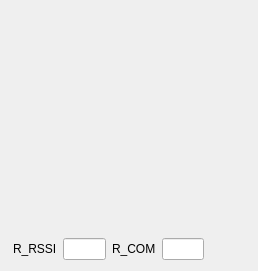
<?xml version="1.0" encoding="UTF-8"?>
<ui version="4.0">
 <class>rcompass</class>
 <widget class="QWidget" name="rcompass">
  <property name="geometry">
   <rect>
    <x>0</x>
    <y>0</y>
    <width>258</width>
    <height>271</height>
   </rect>
  </property>
  <property name="maximumSize">
   <size>
    <width>450</width>
    <height>461</height>
   </size>
  </property>
  <property name="windowTitle">
   <string>rcompass</string>
  </property>
  <layout class="QVBoxLayout" name="verticalLayout">
   <item>
    <widget class="QWidget" name="cwidget" native="true">
     <property name="sizePolicy">
      <sizepolicy hsizetype="Preferred" vsizetype="Expanding">
       <horstretch>0</horstretch>
       <verstretch>0</verstretch>
      </sizepolicy>
     </property>
     <property name="minimumSize">
      <size>
       <width>220</width>
       <height>220</height>
      </size>
     </property>
     <property name="layoutDirection">
      <enum>Qt::LeftToRight</enum>
     </property>
     <property name="autoFillBackground">
      <bool>true</bool>
     </property>
     <layout class="QHBoxLayout" name="horizontalLayout_3"/>
    </widget>
   </item>
   <item>
    <layout class="QHBoxLayout" name="horizontalLayout">
     <property name="sizeConstraint">
      <enum>QLayout::SetDefaultConstraint</enum>
     </property>
     <item>
      <spacer name="horizontalSpacer_4">
       <property name="orientation">
        <enum>Qt::Horizontal</enum>
       </property>
       <property name="sizeType">
        <enum>QSizePolicy::Preferred</enum>
       </property>
       <property name="sizeHint" stdset="0">
        <size>
         <width>20</width>
         <height>20</height>
        </size>
       </property>
      </spacer>
     </item>
     <item>
      <widget class="QLabel" name="label">
       <property name="maximumSize">
        <size>
         <width>60</width>
         <height>16777215</height>
        </size>
       </property>
       <property name="text">
        <string>R_RSSI</string>
       </property>
      </widget>
     </item>
     <item>
      <widget class="QLineEdit" name="lineEdit">
       <property name="sizePolicy">
        <sizepolicy hsizetype="Preferred" vsizetype="Fixed">
         <horstretch>0</horstretch>
         <verstretch>0</verstretch>
        </sizepolicy>
       </property>
       <property name="maximumSize">
        <size>
         <width>60</width>
         <height>16777215</height>
        </size>
       </property>
      </widget>
     </item>
     <item>
      <widget class="QLabel" name="label_2">
       <property name="maximumSize">
        <size>
         <width>60</width>
         <height>16777215</height>
        </size>
       </property>
       <property name="text">
        <string>R_COM</string>
       </property>
      </widget>
     </item>
     <item>
      <widget class="QLineEdit" name="lineEdit_2">
       <property name="sizePolicy">
        <sizepolicy hsizetype="Preferred" vsizetype="Fixed">
         <horstretch>0</horstretch>
         <verstretch>0</verstretch>
        </sizepolicy>
       </property>
       <property name="maximumSize">
        <size>
         <width>60</width>
         <height>16777215</height>
        </size>
       </property>
      </widget>
     </item>
     <item>
      <spacer name="horizontalSpacer">
       <property name="orientation">
        <enum>Qt::Horizontal</enum>
       </property>
       <property name="sizeType">
        <enum>QSizePolicy::Preferred</enum>
       </property>
       <property name="sizeHint" stdset="0">
        <size>
         <width>60</width>
         <height>20</height>
        </size>
       </property>
      </spacer>
     </item>
    </layout>
   </item>
  </layout>
 </widget>
 <resources/>
 <connections/>
</ui>
